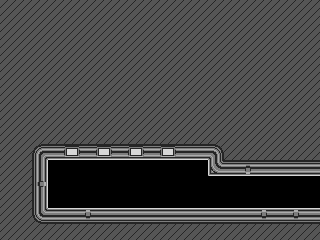

A 2D game scene composited from a Tiled map and its tileset images. What follows is a short description and the map's XML, with each tile layer's data collapsed to a summary:
An orthogonal 20x15 tile map with 16x16 px tiles, 1 tile layer (walls).

<map version="1.0" orientation="orthogonal" width="20" height="15" tilewidth="16" tileheight="16">
 <tileset firstgid="1" name="walls" tilewidth="16" tileheight="16">
  <image source="../tiled/walls.png" width="320" height="240" />
 </tileset>
 <layer name="walls" width="20" height="15">
  <properties>
   <property name="tileset" value="walls" />
  </properties>
  <data>[300 cells, 256 non-empty, 12 distinct tile ids]</data>
 </layer>
</map>